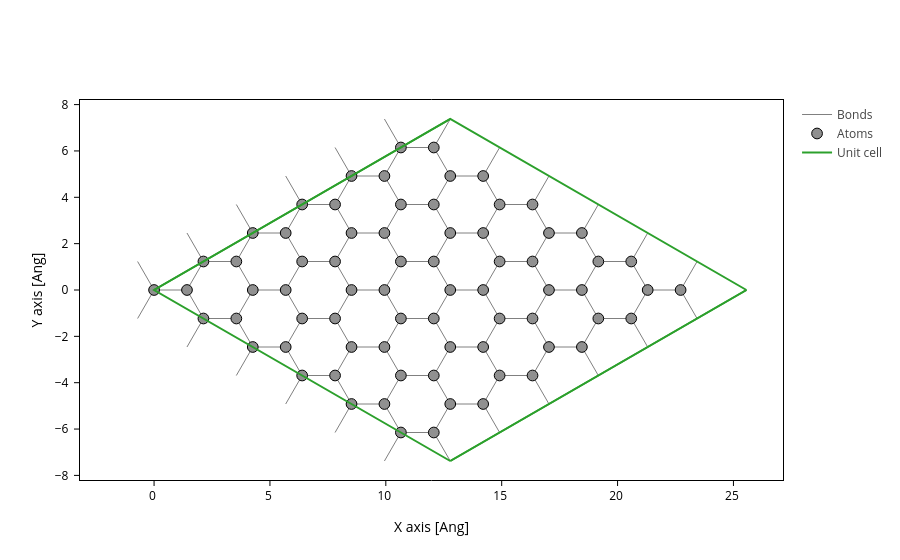

This figure's notebook cell:
### Markdown cell above
In this example we have `na=72` atoms, each have one orbital, hence the total number of orbitals is `no=72`. The description of the atomic specie in the geometry tells us we have a carbon atom, with a single orbital with a radius of $1.4342\,\mathrm{Å}$. The number of supercells are `[3, 3, 1]` which means cells `{-1, 0, 1}` along the first and second lattice are taken into account.

Later we will look into the details of *orbitals* associated with *atoms* and how they may be used for wavefunctions etc.

Lets visualize the atomic positions (here adding atomic indices)

### Code cell
graphene.plot(axes="xy")

### Figure 1 — Plotly figure (JSON) as saved in the notebook; plotly's stock layout.template omitted (floating-point values rounded to 4 significant figures; data arrays with more than 128 entries replaced by an {"elided": "..."} marker saying what was removed)
{"data": [{"line": {"color": "gray", "width": 1.0}, "meta": {}, "mode": "lines", "name": "Bonds", "opacity": 1.0, "type": "scatter", "x": {"elided": "2520 float values"}, "y": {"elided": "2520 float values"}}, {"marker": {"color": "#909090", "line": {"color": "black", "width": 1}, "opacity": 1.0, "size": 10.72}, "meta": {}, "mode": "markers", "name": "Atoms", "opacity": 1, "type": "scatter", "x": [0.0, 1.42, 2.13, 3.55, 4.26, 5.68, 6.39, 7.81, 8.52, 9.94, 10.65, 12.07, 2.13, 3.55, 4.26, 5.68, 6.39, 7.81, 8.52, 9.94, 10.65, 12.07, 12.78, 14.2, 4.26, 5.68, 6.39, 7.81, 8.52, 9.94, 10.65, 12.07, 12.78, 14.2, 14.91, 16.33, 6.39, 7.81, 8.52, 9.94, 10.65, 12.07, 12.78, 14.2, 14.91, 16.33, 17.04, 18.46, 8.52, 9.94, 10.65, 12.07, 12.78, 14.2, 14.91, 16.33, 17.04, 18.46, 19.17, 20.59, 10.65, 12.07, 12.78, 14.2, 14.91, 16.33, 17.04, 18.46, 19.17, 20.59, 21.3, 22.72], "y": [0.0, 0.0, -1.23, -1.23, -2.46, -2.46, -3.689, -3.689, -4.919, -4.919, -6.149, -6.149, 1.23, 1.23, 0.0, 0.0, -1.23, -1.23, -2.46, -2.46, -3.689, -3.689, -4.919, -4.919, 2.46, 2.46, 1.23, 1.23, 0.0, 0.0, -1.23, -1.23, -2.46, -2.46, -3.689, -3.689, 3.689, 3.689, 2.46, 2.46, 1.23, 1.23, 0.0, 0.0, -1.23, -1.23, -2.46, -2.46, 4.919, 4.919, 3.689, 3.689, 2.46, 2.46, 1.23, 1.23, 0.0, 0.0, -1.23, -1.23, 6.149, 6.149, 4.919, 4.919, 3.689, 3.689, 2.46, 2.46, 1.23, 1.23, 0.0, 0.0]}, {"meta": {}, "mode": "lines", "name": "Unit cell", "type": "scatter", "x": [0.0, 12.78, 25.56, 25.56, 12.78, 12.78, null, 12.78, 0.0, 0.0, 12.78, 12.78, 0.0, null, 25.56, 12.78, null, 25.56, 12.78], "y": [0.0, 7.379, 0.0, 0.0, 7.379, 7.379, null, 7.379, 0.0, 0.0, -7.379, -7.379, 0.0, null, 0.0, -7.379, null, 0.0, -7.379]}], "layout": {"scene": {"aspectmode": "data", "xaxis": {"title": {"text": "X axis [Ang]"}}, "yaxis": {"title": {"text": "Y axis [Ang]"}}}, "xaxis": {"scaleanchor": "y", "scaleratio": 1, "title": {"text": "X axis [Ang]"}}, "yaxis": {"title": {"text": "Y axis [Ang]"}}}}
